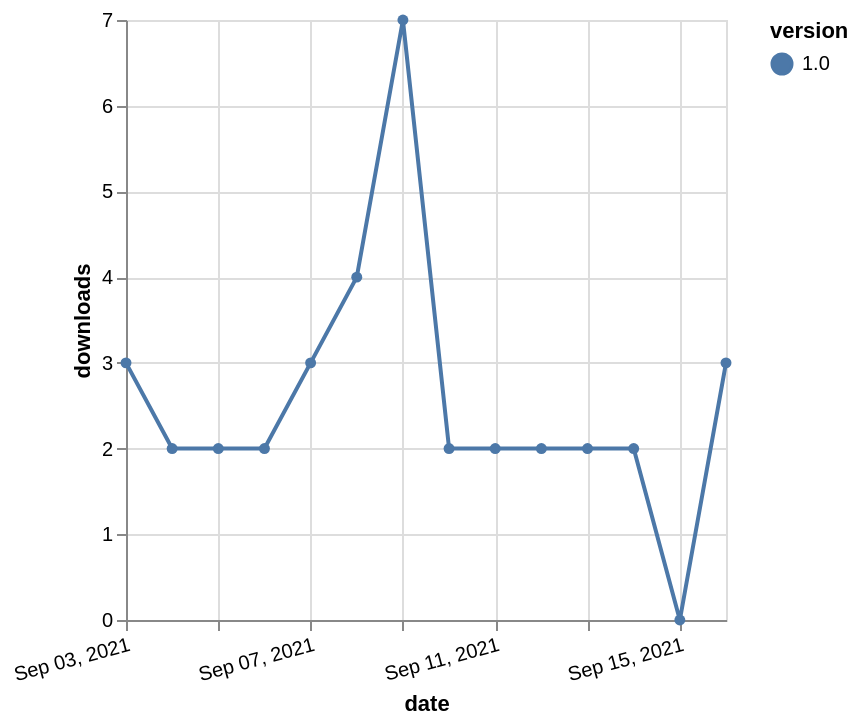

Describe this chart as a Vega-Lite specification.
### Vega-Lite specification from a JSON file in a GitHub repository (floating-point values rounded to 4 significant figures)
{"$schema": "https://vega.github.io/schema/vega-lite/v5.json", "description": "A simple bar chart with embedded data.", "data": {"values": [{"date": "2021-09-03", "total": 2387, "delta": 3, "version": "1.0"}, {"date": "2021-09-04", "total": 2389, "delta": 2, "version": "1.0"}, {"date": "2021-09-05", "total": 2391, "delta": 2, "version": "1.0"}, {"date": "2021-09-06", "total": 2393, "delta": 2, "version": "1.0"}, {"date": "2021-09-07", "total": 2396, "delta": 3, "version": "1.0"}, {"date": "2021-09-08", "total": 2400, "delta": 4, "version": "1.0"}, {"date": "2021-09-09", "total": 2407, "delta": 7, "version": "1.0"}, {"date": "2021-09-10", "total": 2409, "delta": 2, "version": "1.0"}, {"date": "2021-09-11", "total": 2411, "delta": 2, "version": "1.0"}, {"date": "2021-09-12", "total": 2413, "delta": 2, "version": "1.0"}, {"date": "2021-09-13", "total": 2415, "delta": 2, "version": "1.0"}, {"date": "2021-09-14", "total": 2417, "delta": 2, "version": "1.0"}, {"date": "2021-09-15", "total": 2417, "delta": 0, "version": "1.0"}, {"date": "2021-09-16", "total": 2420, "delta": 3, "version": "1.0"}]}, "width": "container", "mark": {"type": "line", "point": {"filled": true}}, "encoding": {"x": {"field": "date", "type": "temporal", "timeUnit": "yearmonthdate", "title": "date", "axis": {"labelAngle": -15}}, "y": {"field": "delta", "type": "quantitative", "title": "downloads"}, "color": {"field": "version", "type": "nominal"}, "tooltip": {"field": "delta"}}}
